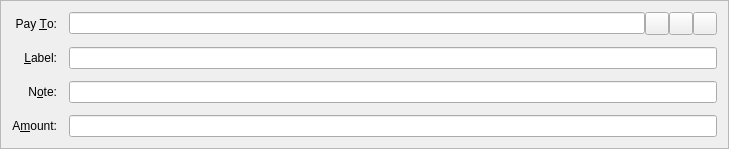
<?xml version="1.0" encoding="UTF-8"?>
<ui version="4.0">
 <class>SendCoinsEntry</class>
 <widget class="QFrame" name="SendCoinsEntry">
  <property name="geometry">
   <rect>
    <x>0</x>
    <y>0</y>
    <width>729</width>
    <height>142</height>
   </rect>
  </property>
  <property name="windowTitle">
   <string>Form</string>
  </property>
  <property name="frameShape">
   <enum>QFrame::StyledPanel</enum>
  </property>
  <property name="frameShadow">
   <enum>QFrame::Sunken</enum>
  </property>
  <layout class="QGridLayout" name="gridLayout">
   <property name="spacing">
    <number>12</number>
   </property>
   <item row="6" column="0">
    <widget class="QLabel" name="label">
     <property name="text">
      <string>A&amp;mount:</string>
     </property>
     <property name="alignment">
      <set>Qt::AlignRight|Qt::AlignTrailing|Qt::AlignVCenter</set>
     </property>
     <property name="buddy">
      <cstring>payAmount</cstring>
     </property>
    </widget>
   </item>
   <item row="3" column="0">
    <widget class="QLabel" name="label_2">
     <property name="text">
      <string>Pay &amp;To:</string>
     </property>
     <property name="alignment">
      <set>Qt::AlignRight|Qt::AlignTrailing|Qt::AlignVCenter</set>
     </property>
     <property name="buddy">
      <cstring>payTo</cstring>
     </property>
    </widget>
   </item>
   <item row="6" column="1">
    <widget class="BitcoinAmountField" name="payAmount"/>
   </item>
   <item row="4" column="1">
    <layout class="QHBoxLayout" name="horizontalLayout_2">
     <property name="spacing">
      <number>0</number>
     </property>
     <item>
      <widget class="QValidatedLineEdit" name="addAsLabel">
       <property name="enabled">
        <bool>true</bool>
       </property>
       <property name="toolTip">
        <string>Enter a label for this address to add it to your address book</string>
       </property>
      </widget>
     </item>
    </layout>
   </item>
   <item row="5" column="0">
    <widget class="QLabel" name="label_1">
     <property name="text">
      <string>N&amp;ote:</string>
     </property>
     <property name="alignment">
      <set>Qt::AlignRight|Qt::AlignTrailing|Qt::AlignVCenter</set>
     </property>
     <property name="buddy">
      <cstring>note</cstring>
     </property>
    </widget>
   </item>
   <item row="5" column="1">
    <widget class="QValidatedLineEdit" name="note">
     <property name="enabled">
      <bool>true</bool>
     </property>
     <property name="toolTip">
      <string>Enter a short note to send with payment (max 24 characters)</string>
     </property>
    </widget>
   </item>
   <item row="4" column="0">
    <widget class="QLabel" name="label_4">
     <property name="text">
      <string>&amp;Label:</string>
     </property>
     <property name="alignment">
      <set>Qt::AlignRight|Qt::AlignTrailing|Qt::AlignVCenter</set>
     </property>
     <property name="buddy">
      <cstring>addAsLabel</cstring>
     </property>
    </widget>
   </item>
   <item row="3" column="1">
    <layout class="QHBoxLayout" name="payToLayout">
     <property name="spacing">
      <number>0</number>
     </property>
     <item>
      <widget class="QValidatedLineEdit" name="payTo">
       <property name="toolTip">
        <string>The address to send the payment to  (e.g. GXywGBZBowrppUwwNUo1GCRDTibzJi7g2M)</string>
       </property>
       <property name="maxLength">
        <number>34</number>
       </property>
      </widget>
     </item>
     <item>
      <widget class="QToolButton" name="addressBookButton">
       <property name="toolTip">
        <string>Choose address from address book</string>
       </property>
       <property name="text">
        <string/>
       </property>
       <property name="icon">
        <iconset resource="../bitcoin.qrc">
         <normaloff>:/icons/address-book</normaloff>:/icons/address-book</iconset>
       </property>
       <property name="shortcut">
        <string>Alt+A</string>
       </property>
      </widget>
     </item>
     <item>
      <widget class="QToolButton" name="pasteButton">
       <property name="toolTip">
        <string>Paste address from clipboard</string>
       </property>
       <property name="text">
        <string/>
       </property>
       <property name="icon">
        <iconset resource="../bitcoin.qrc">
         <normaloff>:/icons/editpaste</normaloff>:/icons/editpaste</iconset>
       </property>
       <property name="shortcut">
        <string>Alt+P</string>
       </property>
      </widget>
     </item>
     <item>
      <widget class="QToolButton" name="deleteButton">
       <property name="toolTip">
        <string>Remove this recipient</string>
       </property>
       <property name="text">
        <string/>
       </property>
       <property name="icon">
        <iconset resource="../bitcoin.qrc">
         <normaloff>:/icons/remove</normaloff>:/icons/remove</iconset>
       </property>
      </widget>
     </item>
    </layout>
   </item>
  </layout>
 </widget>
 <customwidgets>
  <customwidget>
   <class>QValidatedLineEdit</class>
   <extends>QLineEdit</extends>
   <header>qvalidatedlineedit.h</header>
  </customwidget>
  <customwidget>
   <class>BitcoinAmountField</class>
   <extends>QLineEdit</extends>
   <header>bitcoinamountfield.h</header>
   <container>1</container>
  </customwidget>
 </customwidgets>
 <resources>
  <include location="../bitcoin.qrc"/>
 </resources>
 <connections/>
</ui>
